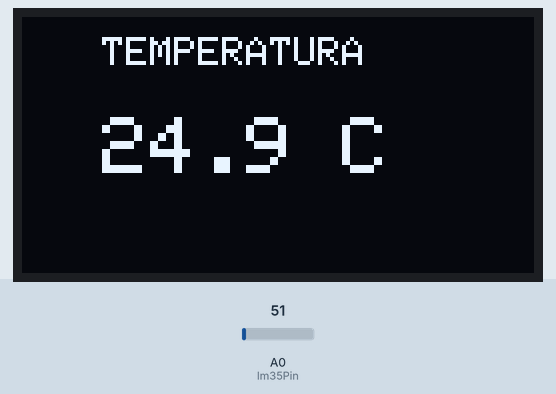
A sketch run on a simulated Arduino Uno, built with avr-gcc and run on an emulated ATmega328P. Parts: 128×64 one-colour display. The inputs (shaded band) are chosen by the test bench; at power-on: A0 (lm35Pin) = 51. What the sketch prints to the serial monitor is not drawn.

Above: at 2.7 s.
2.8 s: A0 (lm35Pin) set to 61
At 3.6 s:
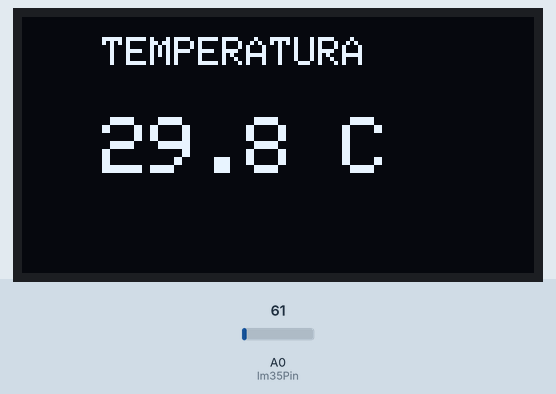
4.6 s: A0 (lm35Pin) set to 71
At 5.6 s:
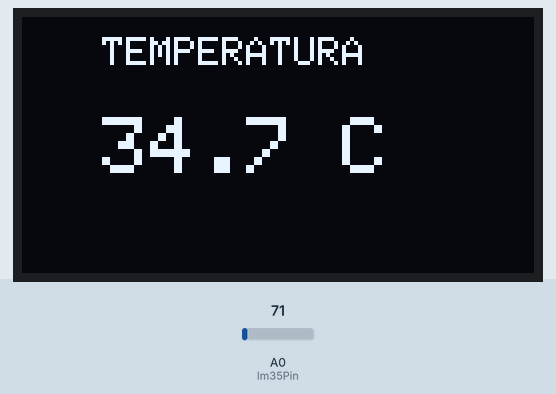
6.2 s: A0 (lm35Pin) set to 86
At 7.6 s:
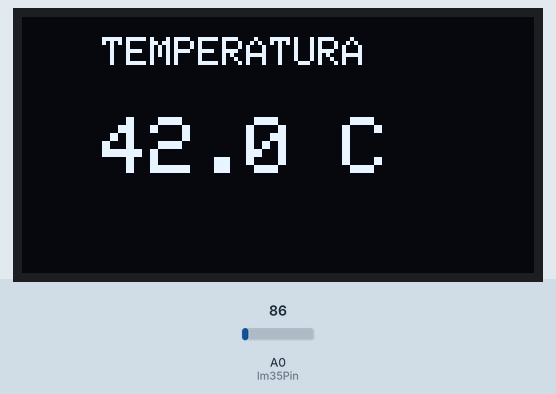
Timing chart, 0 to 9.2 s (numbered marks = the images above; inputs shaded):
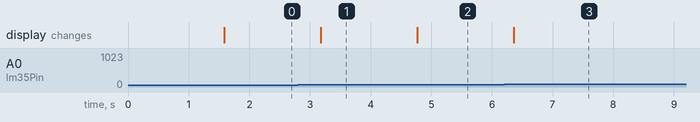

The sketch:

Labotario_3_Artefactos.ino
```cpp
#include <Wire.h>
#include <Adafruit_GFX.h>
#include <Adafruit_SH110X.h>

// -----------------------------
// CONFIGURACIÓN DE LA OLED
// -----------------------------

#define SCREEN_WIDTH 128
#define SCREEN_HEIGHT 64
#define OLED_RESET -1

Adafruit_SH1106G display(
  SCREEN_WIDTH,
  SCREEN_HEIGHT,
  &Wire,
  OLED_RESET
);

// Dirección I2C común de la OLED
#define OLED_ADDRESS 0x3C

// -----------------------------
// SENSOR LM35
// -----------------------------

const int lm35Pin = A0;


void setup() {

  Serial.begin(9600);

  // Iniciar comunicación I2C
  Wire.begin();

  // Iniciar OLED
  if (!display.begin(OLED_ADDRESS, true)) {
    Serial.println("Error al iniciar la pantalla OLED");

    while (1);
  }

  display.clearDisplay();

  display.setTextColor(SH110X_WHITE);

  display.setTextSize(1);

  display.setCursor(10, 20);

  display.println("Iniciando...");

  display.display();

  delay(1500);
}


void loop() {

  // -----------------------------------
  // LEER SENSOR LM35
  // -----------------------------------

  int lectura = analogRead(lm35Pin);


  // -----------------------------------
  // CONVERTIR ADC A VOLTAJE
  // -----------------------------------

  float voltaje =
    lectura * (5.0 / 1024.0);


  // -----------------------------------
  // CONVERTIR VOLTAJE A TEMPERATURA
  //
  // LM35 = 10 mV por grado Celsius
  // 1 V = 100 grados Celsius
  // -----------------------------------

  float temperatura =
    voltaje * 100.0;


  // -----------------------------------
  // MOSTRAR EN MONITOR SERIAL
  // -----------------------------------

  Serial.print("Lectura ADC: ");

  Serial.print(lectura);

  Serial.print(" | Voltaje: ");

  Serial.print(voltaje, 3);

  Serial.print(" V");

  Serial.print(" | Temperatura: ");

  Serial.print(temperatura, 1);

  Serial.println(" C");


  // -----------------------------------
  // MOSTRAR EN OLED
  // -----------------------------------

  display.clearDisplay();

  // Título
  display.setTextColor(SH110X_WHITE);

  display.setTextSize(1);

  display.setCursor(20, 5);

  display.println("TEMPERATURA");


  // Temperatura grande
  display.setTextSize(2);

  display.setCursor(20, 25);

  display.print(temperatura, 1);

  display.print(" C");


  // Mostrar en pantalla
  display.display();


  delay(500);
}
```

Measured:
- after the input at 2.8 s, the display: changes after 0.38 s (image 1)
- after the input at 4.6 s, the display: changes after 0.17 s (image 2)
- after the input at 6.2 s, the display: changes after 0.16 s (image 3)
